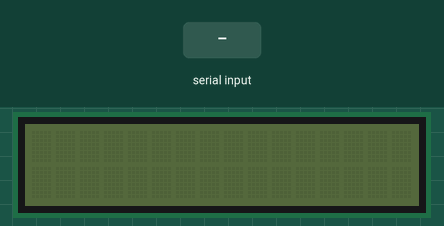
Recording of a sketch running on a simulated Arduino Uno, built with avr-gcc and run on an emulated ATmega328P. On the bench: 16×2 character LCD. Inputs (shaded band) come from the test bench. EEPROM starts erased; what the sketch prints to the serial monitor is not drawn.

Above: at 1.2 s.
1.3 s: "w" received over Serial
At 1.7 s:
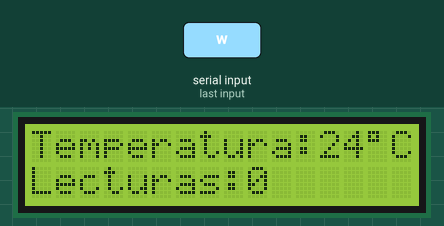
2.8 s: "r" received over Serial
At 4.0 s:
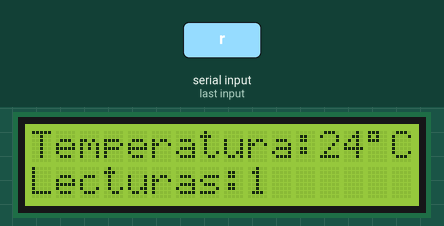
Timing chart, 0 to 5.8 s (numbered marks = the images above; inputs shaded):
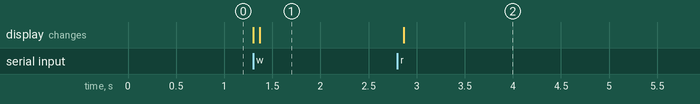

Measured:
- after the input at 1.3 s, the display: first changes at once (image 1 shows a later state)
- after the input at 2.8 s, the display: changes after 0.07 s (image 2)

The sketch:

registroTemperaturasLCD.ino
```cpp
/* Programa que mide la temperatura y la muestra en una LCD*/

//Variables a declarar
#include <EEPROM.h> //Librería para controlar la EEPROM de la Arduino
#include <LiquidCrystal.h>
int input;
LiquidCrystal lcd(7, 8, 9, 10, 11 , 12);

// start reading from the first byte (address 0) of the EEPROM
int address = 0;
byte value;

float tempC;
int tempPin = 0;
int memFull = 12;//<---- Ésta parte sigue en proceso
int addr = 0; //Cantidad de espacios (bytes) iniciales

void setup()
{
Serial.begin(9600); //Abre el puerto serial a 9600 bps

}

void loop()
{

if (Serial.available()>0){

input = Serial.read();

if (input == 'w'){

tempC = analogRead(tempPin)*5/1024.0; //Toma los datos del sensor
tempC = tempC - 0.5;
tempC = tempC / 0.01;
Serial.println((byte)tempC); //Envía los datos al computador mediante el puerto serial
EEPROM.write(addr, tempC);
 addr = addr + 1; //Por cada dato recibido lo guarda en una de los 512 espacios disponibles en la EEPROM
  if (addr == 512) //Sí el número total de datos excede los 512
    addr = 0; //Borrar todo y comenzar de nuevo
    digitalWrite(memFull, HIGH); //<---- Ésta parte sigue en proceso.
}

if (input == 'r'){

// read a byte from the current address of the EEPROM
  value = EEPROM.read(address);

  Serial.print(address);
  Serial.print("\t");
  Serial.print(value, DEC);
  Serial.println();

  // advance to the next address of the EEPROM
  address = address + 1;

  // there are only 512 bytes of EEPROM, from 0 to 511, so if we're
  // on address 512, wrap around to address 0
   if (address == 512)
   address = 0;

}

if (input == 'b'){

// write a 0 to all 512 bytes of the EEPROM
  for (int i = 0; i < 512; i++)
    EEPROM.write(i, 0);

}
 // SECCIÓN LCD

  lcd.begin(16, 2); // Inicializar el tamaño de la pantalla
  lcd.setCursor(0,0); // Colocar el cursor
  lcd.write("Temperatura: ");  //Pintar
  lcd.setCursor(12,0);  // Colocar el cursor
  lcd.print(tempC);//Pintar
  lcd.setCursor(14,0); // Colocar el cursor
  lcd.write((char)223);//Pintar
  lcd.setCursor(15,0); // Colocar el cursor
  lcd.write("C"); //Pintar
  lcd.setCursor(0,1); // Colocar el cursor
  lcd.write("Lecturas: "); //Pintar
  lcd.setCursor(9,1);  // Colocar el cursor
  lcd.print(address);
  }
}
```
